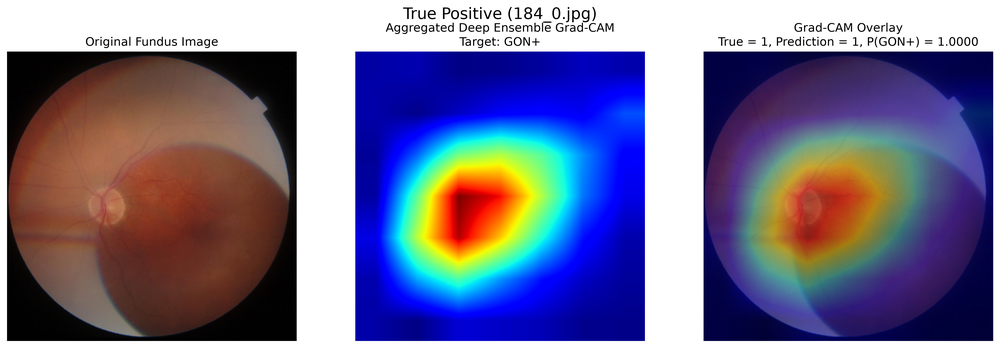
#> input picture figures/gradcam/tp_tn_fp_fn/true_positive_gradcam_logits.png, 1000 x 348 px, shrunk from 4264 x 1485 before the run
$ python figure8_gradcam_tp_tn_fp_fn.py
#> lines starting #> are read from the running program, lines starting #| are printed output that depends on the picture
# ============================================================
# 1. IMPORT LIBRARIES
# ============================================================

import matplotlib.pyplot as plt
from pathlib import Path
from PIL import Image

# ============================================================
# 2. DEFINE PROJECT PATHS
# ============================================================

# Project root so the script works no matter where it is run from
PROJECT_ROOT = Path(__file__).resolve().parents[2]

# Directory containing the individual Grad-CAM example figures
INPUT_DIR = PROJECT_ROOT / "figures" / "gradcam" / "tp_tn_fp_fn"

# Directory where Figure 8 will be saved
OUTPUT_DIR = PROJECT_ROOT / "figures" / "gradcam" / "figure8"

# Create the output directory if it does not already exist
OUTPUT_DIR.mkdir(parents=True, exist_ok=True)

# ============================================================
# 3. DEFINE INPUT IMAGE FILES
# ============================================================

# Define the paths to the TP, TN, FP and FN Grad-CAM examples
tp_path = INPUT_DIR / "true_positive_gradcam_logits.png"
tn_path = INPUT_DIR / "true_negative_gradcam_logits.png"
fp_path = INPUT_DIR / "false_positive_gradcam_logits.png"
fn_path = INPUT_DIR / "false_negative_gradcam_logits.png"

# ============================================================
# 4. CHECK THAT ALL IMAGE FILES EXIST
# ============================================================

image_paths = [tp_path, tn_path, fp_path, fn_path]

for image_path in image_paths:
    if not image_path.exists():
        raise FileNotFoundError(f"Could not find: {image_path}")

# ============================================================
# 5. LOAD THE GRAD-CAM IMAGES
# ============================================================

tp_image = Image.open(tp_path).convert("RGB")
tn_image = Image.open(tn_path).convert("RGB")
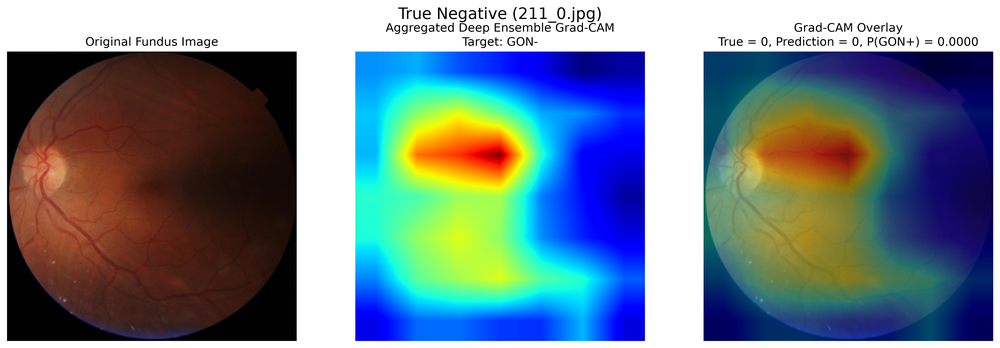
#> input picture figures/gradcam/tp_tn_fp_fn/true_negative_gradcam_logits.png, 1000 x 348 px, shrunk from 4264 x 1485 before the run
fp_image = Image.open(fp_path).convert("RGB")
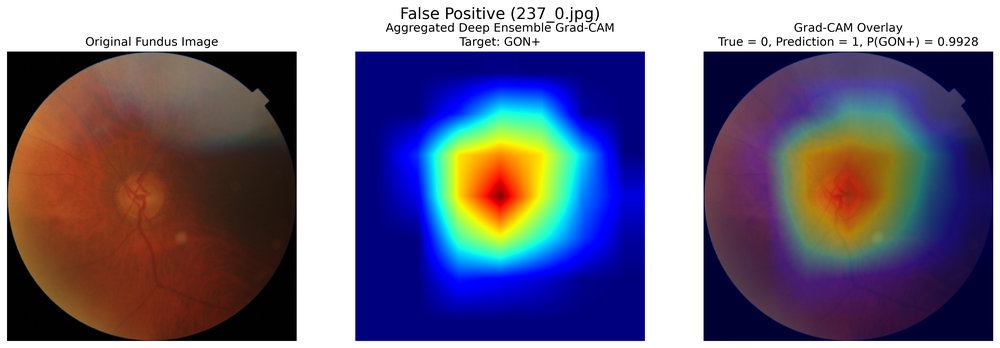
#> input picture figures/gradcam/tp_tn_fp_fn/false_positive_gradcam_logits.png, 1000 x 348 px, shrunk from 4264 x 1485 before the run
fn_image = Image.open(fn_path).convert("RGB")
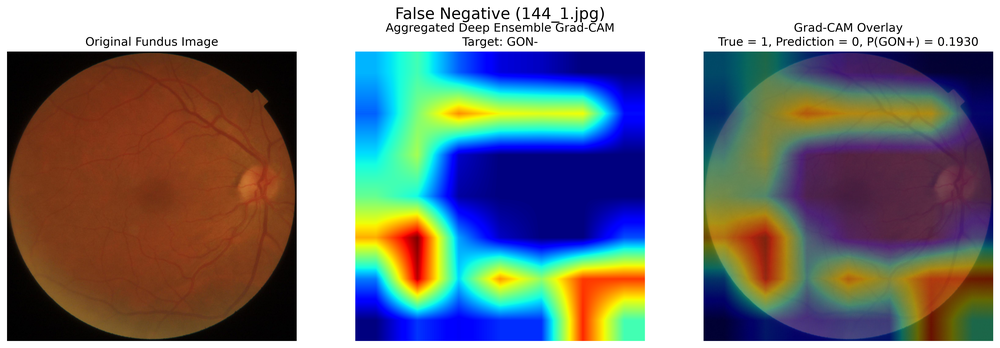
#> input picture figures/gradcam/tp_tn_fp_fn/false_negative_gradcam_logits.png, 1000 x 348 px, shrunk from 4264 x 1485 before the run

# ============================================================
# 6. CREATE THE FIGURE LAYOUT
# ============================================================

fig, axes = plt.subplots(2, 2, figsize=(16, 10))

# ============================================================
# 7. DISPLAY THE TRUE POSITIVE EXAMPLE
# ============================================================

axes[0, 0].imshow(tp_image)
axes[0, 0].set_title("(a) True Positive\nP(GON+) = 1.0000", fontsize=14)
axes[0, 0].axis("off")

# ============================================================
# 8. DISPLAY THE TRUE NEGATIVE EXAMPLE
# ============================================================

axes[0, 1].imshow(tn_image)
axes[0, 1].set_title("(b) True Negative\nP(GON+) ≈ 0.0000", fontsize=14)
axes[0, 1].axis("off")

# ============================================================
# 9. DISPLAY THE FALSE POSITIVE EXAMPLE
# ============================================================

axes[1, 0].imshow(fp_image)
axes[1, 0].set_title("(c) False Positive\nP(GON+) = 0.9928", fontsize=14)
axes[1, 0].axis("off")

# ============================================================
# 10. DISPLAY THE FALSE NEGATIVE EXAMPLE
# ============================================================

axes[1, 1].imshow(fn_image)
axes[1, 1].set_title("(d) False Negative\nP(GON+) = 0.1930", fontsize=14)
axes[1, 1].axis("off")

# ============================================================
# 11. ADD THE MAIN FIGURE TITLE
# ============================================================

fig.suptitle("Figure 8. Qualitative Examples and Explainability Review", fontsize=18)

# ============================================================
# 12. ADJUST THE FIGURE LAYOUT
# ============================================================

plt.tight_layout(rect=[0, 0, 1, 0.95])

# ============================================================
# 13. SAVE AND DISPLAY FIGURE 8
# ============================================================

output_path = OUTPUT_DIR / "figure8_gradcam_tp_tn_fp_fn.png"

plt.savefig(
    output_path,
    dpi=300,
    bbox_inches="tight"
)
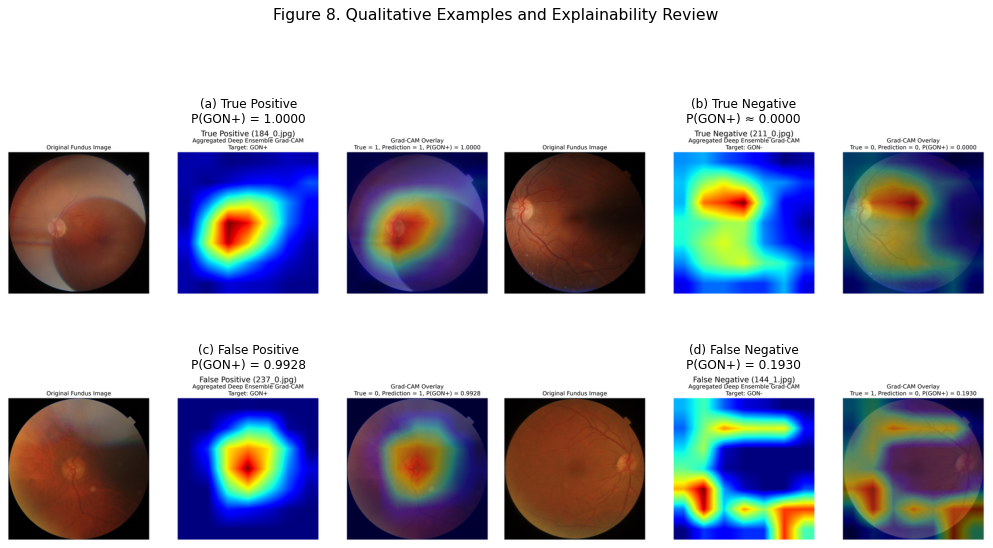
#> figure drawn by matplotlib, 4 panels

plt.show()

print("\nSaved Figure 8 to:")
print(output_path)
